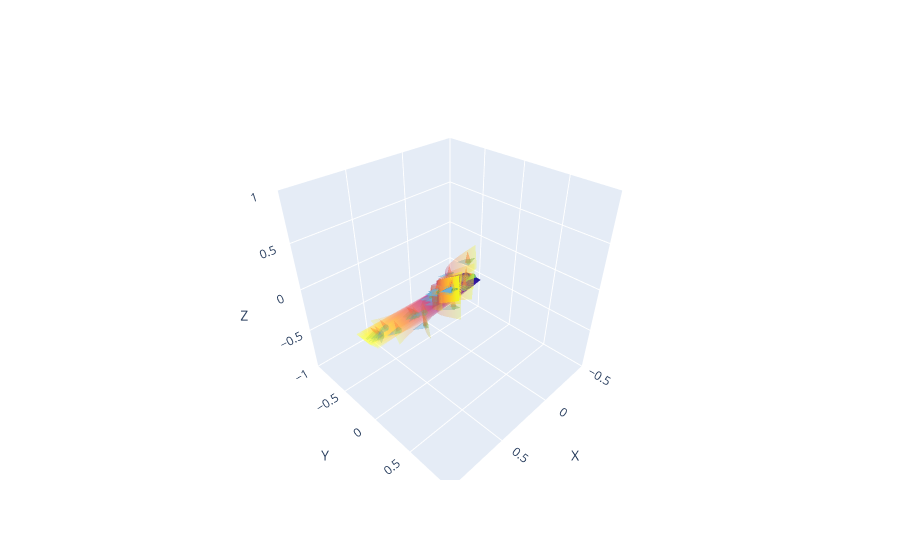

Source (notebook cell):
### Code cell
indices = ((np.logspace(0.0,2,20)*solution_1.Index_solution.max() - solution_1.Index_solution.max())/100).astype(int)

plot_3D_ribbons_from_process_solution(
    solution_1, solution_indices=indices,
    n_arrows = 3,half_width=0.1)
